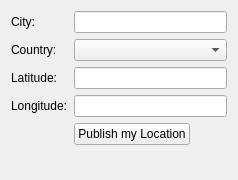
<?xml version="1.0" encoding="UTF-8"?>
<ui version="4.0">
 <author>Sebastian Kügler &lt;sebas@kde.org&gt;</author>
 <class>opendesktopLocationConfig</class>
 <widget class="QWidget" name="opendesktopLocationConfig">
  <property name="geometry">
   <rect>
    <x>0</x>
    <y>0</y>
    <width>238</width>
    <height>180</height>
   </rect>
  </property>
  <layout class="QFormLayout" name="formLayout">
   <property name="fieldGrowthPolicy">
    <enum>QFormLayout::ExpandingFieldsGrow</enum>
   </property>
   <item row="2" column="0">
    <widget class="QLabel" name="label_1">
     <property name="text">
      <string>City:</string>
     </property>
     <property name="buddy">
      <cstring>city</cstring>
     </property>
    </widget>
   </item>
   <item row="2" column="1">
    <widget class="KLineEdit" name="city">
     <property name="minimumSize">
      <size>
       <width>100</width>
       <height>0</height>
      </size>
     </property>
    </widget>
   </item>
   <item row="3" column="0">
    <widget class="QLabel" name="label_3">
     <property name="text">
      <string>Country:</string>
     </property>
     <property name="buddy">
      <cstring>countryCombo</cstring>
     </property>
    </widget>
   </item>
   <item row="3" column="1">
    <widget class="KComboBox" name="countryCombo">
     <property name="sizePolicy">
      <sizepolicy hsizetype="Expanding" vsizetype="Fixed">
       <horstretch>0</horstretch>
       <verstretch>0</verstretch>
      </sizepolicy>
     </property>
    </widget>
   </item>
   <item row="4" column="0">
    <widget class="QLabel" name="label_5">
     <property name="text">
      <string>Latitude:</string>
     </property>
     <property name="buddy">
      <cstring>latitude</cstring>
     </property>
    </widget>
   </item>
   <item row="4" column="1">
    <widget class="KLineEdit" name="latitude">
     <property name="minimumSize">
      <size>
       <width>100</width>
       <height>0</height>
      </size>
     </property>
    </widget>
   </item>
   <item row="5" column="0">
    <widget class="QLabel" name="label_6">
     <property name="text">
      <string>Longitude:</string>
     </property>
     <property name="buddy">
      <cstring>longitude</cstring>
     </property>
    </widget>
   </item>
   <item row="5" column="1">
    <widget class="KLineEdit" name="longitude">
     <property name="minimumSize">
      <size>
       <width>100</width>
       <height>0</height>
      </size>
     </property>
    </widget>
   </item>
   <item row="6" column="1">
    <widget class="QPushButton" name="publishLocation">
     <property name="text">
      <string>Publish my Location</string>
     </property>
    </widget>
   </item>
  </layout>
 </widget>
 <customwidgets>
  <customwidget>
   <class>KLineEdit</class>
   <extends>QLineEdit</extends>
   <header>klineedit.h</header>
  </customwidget>
  <customwidget>
   <class>KComboBox</class>
   <extends>QComboBox</extends>
   <header>kcombobox.h</header>
  </customwidget>
 </customwidgets>
 <resources/>
 <connections/>
</ui>
